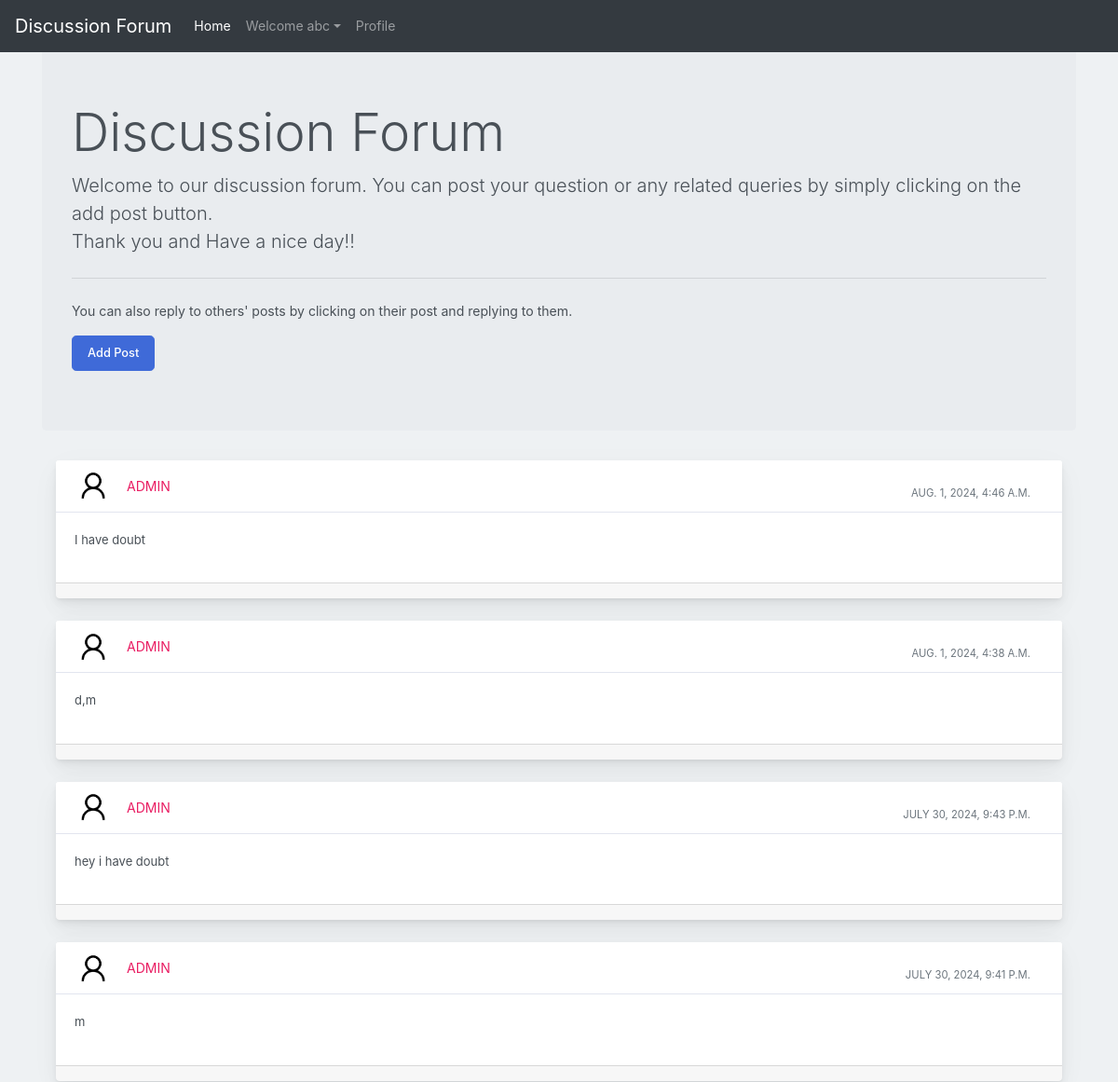
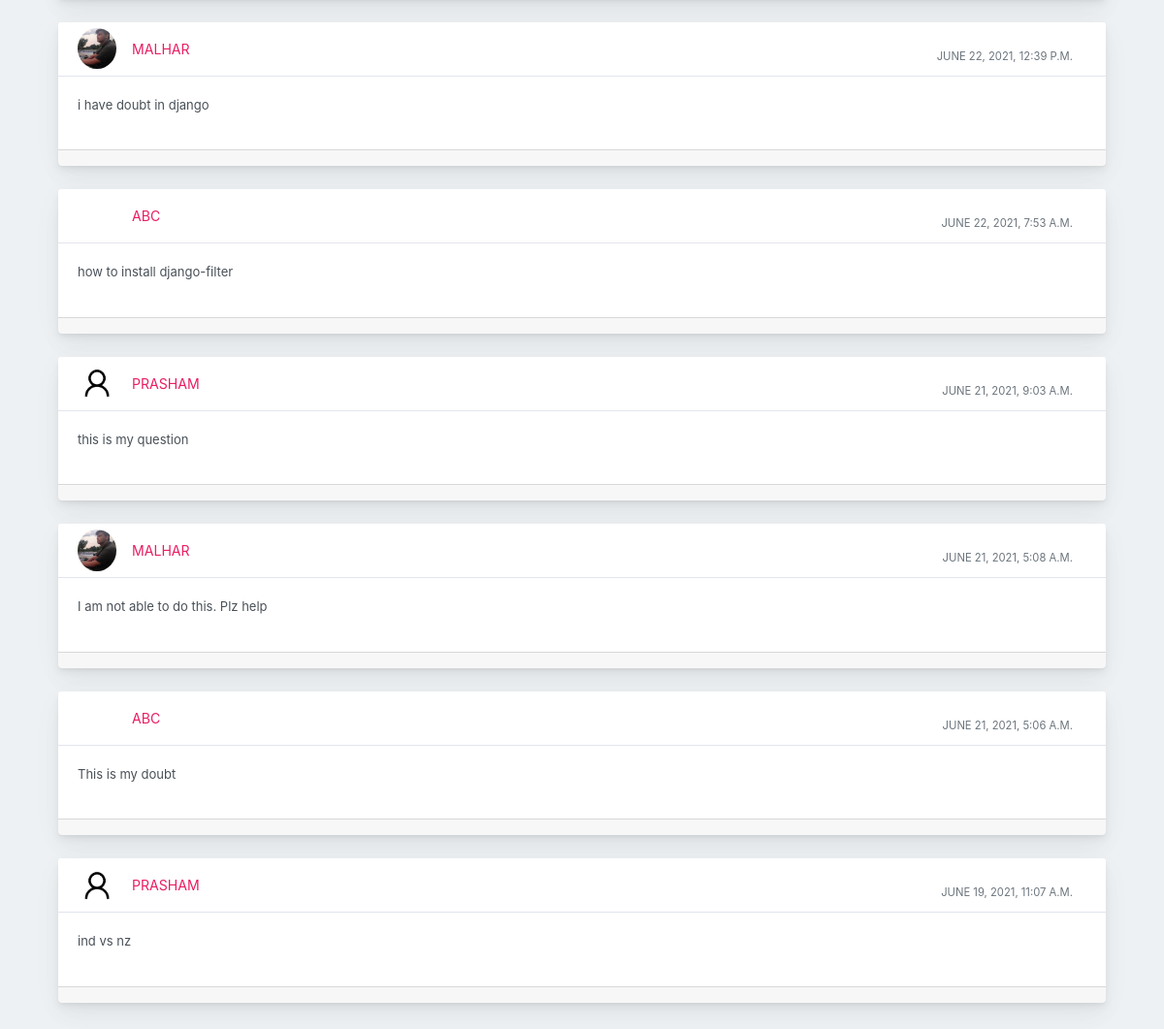
Screenshot of /forum/ (signed in) with the database file from the repository (2 pictures, top to bottom).
### profile_of_user/models.py (models this page shows)
class Post(models.Model):
    user1 = models.ForeignKey(User, on_delete=models.CASCADE, default=1)
    post_id = models.AutoField
    post_content = models.CharField(max_length=5000)
    timestamp= models.DateTimeField(default=now)
    image = models.ImageField(upload_to="images",default="")

### profile_of_user/views.py (the view, shortened to what this page needs)
# urls.py: path("forum/", views.forum, name="forum"),
@login_required(login_url='/login')
def forum(request):
    print("User is authenticated:", request.user.is_authenticated)
    posts = Post.objects.filter().order_by('-timestamp')
    return render(request, "forum.html", {'posts': posts})

### profile_of_user/templates/forum.html (shortened to what this page needs)
{% extends 'basic.html' %}
{% block homeactive %} active {% endblock homeactive %}
{% block body %}
{% load static %}
<div class="container my-4">
  <div class="jumbotron">
    <h1 class="display-4">Discussion Forum</h1>
    <p class="lead">Welcome to our discussion forum. You can post your question or any related queries by simply clicking on the add post button. <br> Thank you and Have a nice day!!</p>
    <hr class="my-4">
    <p>You can also reply to others' posts by clicking on their post and replying to them.</p>
    <button class="btn btn-primary btn-lg" data-target="#questions" data-toggle="modal" role="button">Add Post</button>
  </div>
  {% for post in posts %}
  <div class="container-fluid mt-10">
    <div class="row">
      <div class="col-md-12">
        <div class="card mb-4">
          <div class="card-header">
            <div class="media flex-wrap w-100 align-items-center">
              <img src="/media/{{post.image}}" class="d-block ui-w-40 rounded-circle" alt="">
              <div class="media-body ml-3">
                <a href="/discussion/{{post.id}}" data-abc="true">{{post.user1}}</a>
              </div>
              <div class="text-muted small ml-3">
                <div class="px-4 pt-3">{{post.timestamp}}</div>
              </div>
            </div>
          </div>
          <div class="card-body">
            <p>{{post.post_content}}</p>
          </div>
          <div class="card-footer d-flex flex-wrap justify-content-between align-items-center px-0 pt-0 pb-3">
          </div>
        </div>
      </div>
    </div>
  </div>
  {% endfor %}
</div>
{% endblock %}

### profile_of_user/templates/basic.html (shortened to what this page needs)
<!doctype html>
<html lang="en">
  <head>
    <link rel="stylesheet" href="https://stackpath.bootstrapcdn.com/bootstrap/4.2.1/css/bootstrap.min.css">
  </head>
  <body>
    <nav class="navbar navbar-expand-lg navbar-dark bg-dark fixed-top">
  <a class="navbar-brand" href="/">Discussion Forum</a>
  <div class="collapse navbar-collapse" id="navbarSupportedContent">
    <ul class="navbar-nav mr-auto">
      <li class="nav-item {% block homeactive %} {% endblock homeactive %} ">
        <a class="nav-link" href="/">Home </a>
      </li>
      {% if user.is_authenticated %}
<ul class="navbar-nav mr-2">
<li class="nav-item dropdown">
<a class="nav-link dropdown-toggle" href='#' id="navbarDropdown" role="button" data-toggle="dropdown"> Welcome {{request.user}}</a>
<div class="dropdown-menu" aria-labelledby="navbarDropdown">
      <li class="nav-item {% block profileactive %} {% endblock profileactive %}">
        <a class="nav-link" href="/myprofile">Profile</a>
      </li>
        </div>
      </li>
      {% endif %}
    </ul>
  </div>
</nav>
<br>
</body>
{% block body %} {% endblock %}
</html>

### rows the page displays
Post: image (placeholder picture), user1 "ADMIN", timestamp "AUG. 1, 2024, 4:46 A.M.", post_content "I have doubt"
Post: image (placeholder picture), user1 "ADMIN", timestamp "AUG. 1, 2024, 4:38 A.M.", post_content "d,m"
Post: image (placeholder picture), user1 "ADMIN", timestamp "JULY 30, 2024, 9:43 P.M.", post_content "hey i have doubt"
Post: image (placeholder picture), user1 "ADMIN", timestamp "JULY 30, 2024, 9:41 P.M.", post_content "m"
Post: image (picture), user1 "MALHAR", timestamp "JUNE 22, 2021, 12:39 P.M.", post_content "i have doubt in django"
Post: user1 "ABC", timestamp "JUNE 22, 2021, 7:53 A.M.", post_content "how to install django-filter"
Post: image (placeholder picture), user1 "PRASHAM", timestamp "JUNE 21, 2021, 9:03 A.M.", post_content "this is my question"
Post: image (picture), user1 "MALHAR", timestamp "JUNE 21, 2021, 5:08 A.M.", post_content "I am not able to do this. Plz help"
Post: user1 "ABC", timestamp "JUNE 21, 2021, 5:06 A.M.", post_content "This is my doubt"
Post: image (placeholder picture), user1 "PRASHAM", timestamp "JUNE 19, 2021, 11:07 A.M.", post_content "ind vs nz"

### other values shown
{{ request.user }} "abc"
